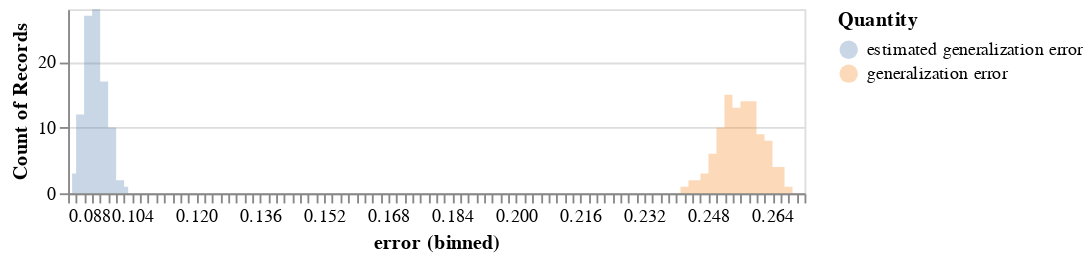

Notebook cell for this chart:
### Code cell
source = pd.DataFrame({
    'estimated generalization error':ês,
    'generalization error':es
})

alt.Chart(source, height=100).transform_fold(
    ['estimated generalization error', 'generalization error'],
    as_=['Quantity', 'error']
).mark_area(
    opacity=0.3,
    interpolate='step'
).encode(
    alt.X('error:Q', bin=alt.Bin(maxbins=100)),
    alt.Y('count()', stack=None),
    alt.Color('Quantity:N')
)

### Figure 1 — Vega-Lite specification as saved in the notebook (floating-point values rounded to 4 significant figures)
{"$schema": "https://vega.github.io/schema/vega-lite/v3.4.0.json", "config": {"mark": {"tooltip": null}, "view": {"height": 300, "width": 400}}, "data": {"name": "data-3819a36e38f5de5d7711b2b81aa9d278"}, "datasets": {"data-3819a36e38f5de5d7711b2b81aa9d278": [{"estimated generalization error": 0.09544, "generalization error": 0.2644}, {"estimated generalization error": 0.09221, "generalization error": 0.2527}, {"estimated generalization error": 0.09057, "generalization error": 0.2563}, {"estimated generalization error": 0.09598, "generalization error": 0.2592}, {"estimated generalization error": 0.0934, "generalization error": 0.2595}, {"estimated generalization error": 0.09185, "generalization error": 0.2579}, {"estimated generalization error": 0.09394, "generalization error": 0.2514}, {"estimated generalization error": 0.09151, "generalization error": 0.2611}, {"estimated generalization error": 0.097, "generalization error": 0.2541}, {"estimated generalization error": 0.09779, "generalization error": 0.2617}, {"estimated generalization error": 0.09372, "generalization error": 0.2524}, {"estimated generalization error": 0.08951, "generalization error": 0.2457}, {"estimated generalization error": 0.09255, "generalization error": 0.253}, {"estimated generalization error": 0.09705, "generalization error": 0.2617}, {"estimated generalization error": 0.09567, "generalization error": 0.2587}, {"estimated generalization error": 0.09498, "generalization error": 0.2533}, {"estimated generalization error": 0.0933, "generalization error": 0.2448}, {"estimated generalization error": 0.09299, "generalization error": 0.2553}, {"estimated generalization error": 0.1021, "generalization error": 0.2535}, {"estimated generalization error": 0.09582, "generalization error": 0.2536}, {"estimated generalization error": 0.09836, "generalization error": 0.2502}, {"estimated generalization error": 0.09588, "generalization error": 0.2577}, {"estimated generalization error": 0.09805, "generalization error": 0.265}, {"estimated generalization error": 0.09492, "generalization error": 0.2553}, {"estimated generalization error": 0.0903, "generalization error": 0.255}, {"estimated generalization error": 0.09297, "generalization error": 0.2638}, {"estimated generalization error": 0.09335, "generalization error": 0.2532}, {"estimated generalization error": 0.09436, "generalization error": 0.2515}, {"estimated generalization error": 0.0942, "generalization error": 0.2486}, {"estimated generalization error": 0.09602, "generalization error": 0.2576}, {"estimated generalization error": 0.09487, "generalization error": 0.2596}, {"estimated generalization error": 0.09934, "generalization error": 0.2497}, {"estimated generalization error": 0.09802, "generalization error": 0.2526}, {"estimated generalization error": 0.09441, "generalization error": 0.2513}, {"estimated generalization error": 0.09447, "generalization error": 0.2554}, {"estimated generalization error": 0.09267, "generalization error": 0.2484}, {"estimated generalization error": 0.09724, "generalization error": 0.2551}, {"estimated generalization error": 0.09608, "generalization error": 0.2537}, {"estimated generalization error": 0.09468, "generalization error": 0.2574}, {"estimated generalization error": 0.09137, "generalization error": 0.2601}, {"estimated generalization error": 0.09932, "generalization error": 0.2629}, {"estimated generalization error": 0.09738, "generalization error": 0.2587}, {"estimated generalization error": 0.09517, "generalization error": 0.2622}, {"estimated generalization error": 0.09288, "generalization error": 0.2549}, {"estimated generalization error": 0.09241, "generalization error": 0.2464}, {"estimated generalization error": 0.09238, "generalization error": 0.2544}, {"estimated generalization error": 0.099, "generalization error": 0.2589}, {"estimated generalization error": 0.08835, "generalization error": 0.2556}, {"estimated generalization error": 0.09072, "generalization error": 0.2586}, {"estimated generalization error": 0.09441, "generalization error": 0.2581}, {"estimated generalization error": 0.09319, "generalization error": 0.2566}, {"estimated generalization error": 0.09791, "generalization error": 0.2466}, {"estimated generalization error": 0.09807, "generalization error": 0.2646}, {"estimated generalization error": 0.09587, "generalization error": 0.2528}, {"estimated generalization error": 0.09518, "generalization error": 0.2519}, {"estimated generalization error": 0.09749, "generalization error": 0.2522}, {"estimated generalization error": 0.09185, "generalization error": 0.2532}, {"estimated generalization error": 0.0928, "generalization error": 0.2582}, {"estimated generalization error": 0.09696, "generalization error": 0.2546}, {"estimated generalization error": 0.0906, "generalization error": 0.2578}, {"estimated generalization error": 0.09565, "generalization error": 0.2579}, {"estimated generalization error": 0.09201, "generalization error": 0.2547}, {"estimated generalization error": 0.09327, "generalization error": 0.2564}, {"estimated generalization error": 0.09834, "generalization error": 0.2587}, {"estimated generalization error": 0.08935, "generalization error": 0.2526}, {"estimated generalization error": 0.09319, "generalization error": 0.2507}, {"estimated generalization error": 0.09304, "generalization error": 0.2629}, {"estimated generalization error": 0.0938, "generalization error": 0.2525}, {"estimated generalization error": 0.0956, "generalization error": 0.2649}, {"estimated generalization error": 0.09637, "generalization error": 0.2623}, {"estimated generalization error": 0.09311, "generalization error": 0.2602}, {"estimated generalization error": 0.09623, "generalization error": 0.2562}, {"estimated generalization error": 0.1013, "generalization error": 0.2409}, {"estimated generalization error": 0.09409, "generalization error": 0.2623}, {"estimated generalization error": 0.09, "generalization error": 0.2599}, {"estimated generalization error": 0.09621, "generalization error": 0.2584}, {"estimated generalization error": 0.0939, "generalization error": 0.2552}, {"estimated generalization error": 0.09235, "generalization error": 0.2498}, {"estimated generalization error": 0.0959, "generalization error": 0.254}, {"estimated generalization error": 0.0914, "generalization error": 0.2531}, {"estimated generalization error": 0.09477, "generalization error": 0.2501}, {"estimated generalization error": 0.09392, "generalization error": 0.2494}, {"estimated generalization error": 0.09687, "generalization error": 0.2461}, {"estimated generalization error": 0.09631, "generalization error": 0.2509}, {"estimated generalization error": 0.09315, "generalization error": 0.2566}, {"estimated generalization error": 0.09548, "generalization error": 0.2614}, {"estimated generalization error": 0.09409, "generalization error": 0.2634}, {"estimated generalization error": 0.0968, "generalization error": 0.2572}, {"estimated generalization error": 0.09526, "generalization error": 0.2632}, {"estimated generalization error": 0.09292, "generalization error": 0.257}, {"estimated generalization error": 0.09525, "generalization error": 0.2512}, {"estimated generalization error": 0.09035, "generalization error": 0.2588}, {"estimated generalization error": 0.09235, "generalization error": 0.2615}, {"estimated generalization error": 0.09118, "generalization error": 0.2594}, {"estimated generalization error": 0.1002, "generalization error": 0.2605}, {"estimated generalization error": 0.09761, "generalization error": 0.257}, {"estimated generalization error": 0.09887, "generalization error": 0.2507}, {"estimated generalization error": 0.09881, "generalization error": 0.2684}, {"estimated generalization error": 0.09532, "generalization error": 0.2498}, {"estimated generalization error": 0.0956, "generalization error": 0.26}]}, "encoding": {"color": {"field": "Quantity", "type": "nominal"}, "x": {"bin": {"maxbins": 100}, "field": "error", "type": "quantitative"}, "y": {"aggregate": "count", "stack": null, "type": "quantitative"}}, "height": 100, "mark": {"interpolate": "step", "opacity": 0.3, "type": "area"}, "transform": [{"as": ["Quantity", "error"], "fold": ["estimated generalization error", "generalization error"]}]}
